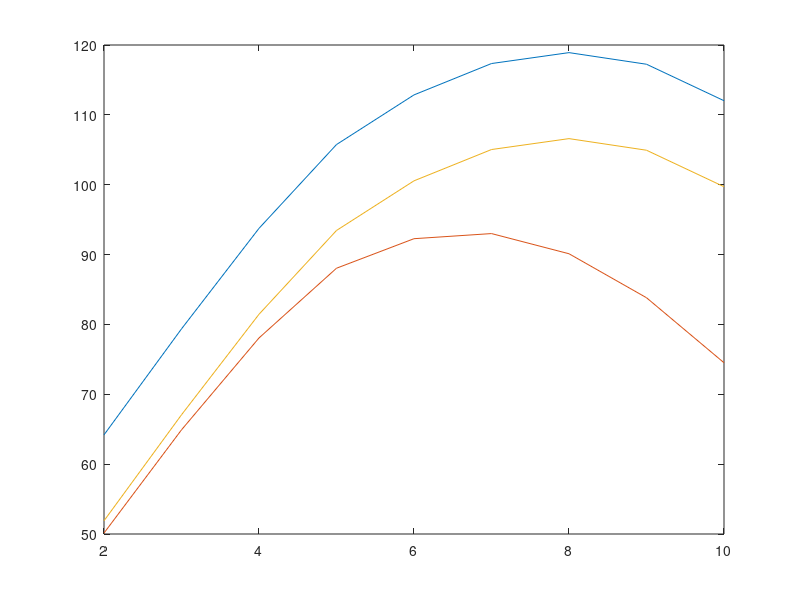

Recreate this plot in MATLAB. (Note: this script raises an error after producing the figure.)
function fullversion_plot()

%hold on!
load fullData/full_reward_optimal.mat;
load fullData/full_reward_Greedy.mat;
load fullData/full_reward_MMF.mat;

len=length(full_reward_Greedy);
iter=2:1:len+1;


Plot_reward_optimal=[];
Plot_reward_Greedy=[];
Plot_reward_MMF=[];

request_axis=5;
resource_axis=5;

for i =1:len
    reward_optimal=full_reward_optimal{i};
    reward_Greedy=full_reward_Greedy{i};
    reward_MMF=full_reward_MMF{i};
    Plot_reward_optimal(i)=reward_optimal(request_axis,resource_axis);
    Plot_reward_Greedy(i)=reward_Greedy(request_axis,resource_axis);
    Plot_reward_MMF(i)=reward_MMF(request_axis,resource_axis);
    
    
end
figure(1)
p7=plot(iter,Plot_reward_optimal,iter,Plot_reward_Greedy,iter,Plot_reward_MMF);

p7(1).LineWidth=1;
p7(1).LineStyle='-';
p7(1).Marker='o';
p7(2).LineWidth=1;
p7(2).LineStyle='-';
p7(2).Marker='s';
p7(3).LineWidth=1;
p7(3).LineStyle='-';
p7(3).Marker='x';
xlabel('\lambda')
ylabel('reward')
legend({'OAR','Greedy','MMF'},'location','northwest')
set(gca,'fontname','times') 
axis([2,10,0 200])
set(gca,'fontsize',16')
saveas(gca,"./FullFigure/Full_lambda.fig");
saveas(gca,"./FullFigure/Full_lambda.eps",'epsc' );
saveas(gca,"./FullFigure/Full_lambda.png");
fprintf("love");
end


